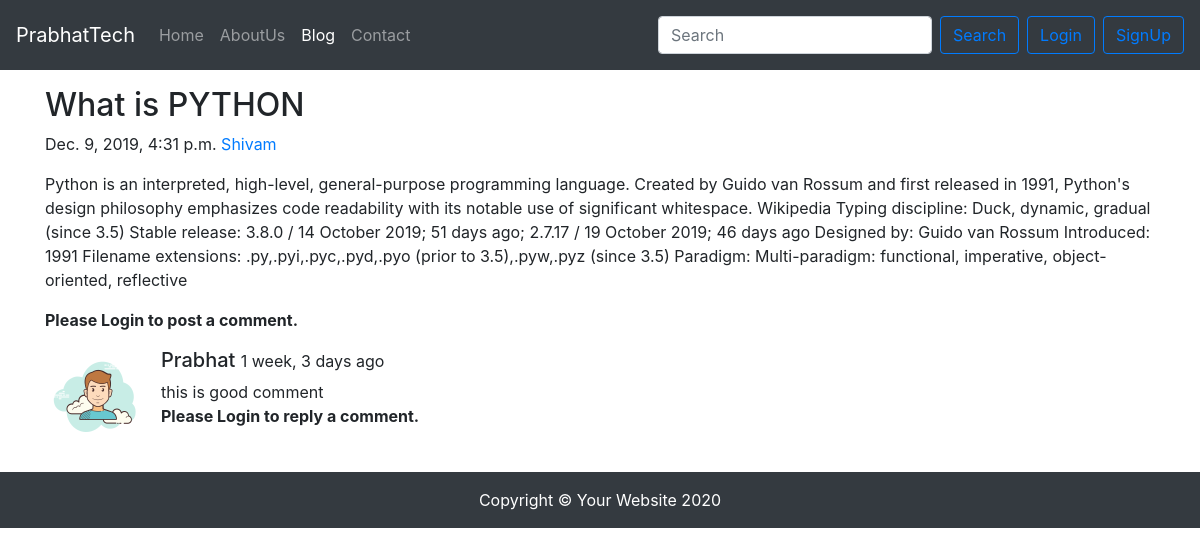
Screenshot of /blog/python-1 with the database file from the repository.
### blog/models.py (models this page shows, shortened)
class Post(models.Model):
    sno = models.AutoField(primary_key=True)
    title = models.CharField(max_length=500)
    content = models.TextField()
    author = models.CharField(max_length=100)
    slug =  models.CharField(max_length=130)
    timestamp = models.DateTimeField()

class BlogComment(models.Model):
    sno = models.AutoField(primary_key=True)
    comment = models.TextField()
    user = models.ForeignKey(User,on_delete=models.CASCADE)
    post = models.ForeignKey(Post, on_delete=models.CASCADE)
    parent = models.ForeignKey('self',on_delete=models.CASCADE, null=True)
    timestamp = models.DateTimeField(default=now)

### blog/views.py (the view)
# urls.py: path('<str:slug>',views.blogPost , name="blogPost" ),
def blogPost(request, slug):
    post = Post.objects.filter(slug=slug).first()
    comments = BlogComment.objects.filter(post=post, parent=None)
    replies = BlogComment.objects.filter(post=post).exclude(parent=None)
    replyDict = {}
    for reply in replies:
        if reply.parent.sno not in replyDict.keys():
            replyDict[reply.parent.sno] = [reply]
        else:
            replyDict[reply.parent.sno].append(reply)
    print(replyDict)
    context = {'post':post, 'comments':comments, 'user':request.user,'replyDict':replyDict,'replies':replies}
    return render(request,'blog/blogPost.html', context)

### blog/templatetags/extras.py (called while the page is built)
@register.filter(name='get_val')
def get_val(dict,key):
    return dict.get(key)

### templates/blog/blogPost.html (shortened to what this page needs)
{% extends 'base.html' %}
{% block blogactive %} active {% endblock %}
{% block body %}
{% load humanize %}
{% load extras %}
  <div class="container my-3">
          <h2 class="blog-post-title">{{post.title}}</h2>
          <p class="blog-post-meta">{{post.timestamp}} <a href="/about">{{post.author}}</a></p>
          <p>{{post.content}}</p>
        </div>
        <div class="container">
        {% if user.is_authenticated %}
          <div class="card my-4">
            <h5 class="card-header">Leave a Comment:</h5>
            <div class="card-body">
              <form action="/blog/postComment" method="post">
                {% csrf_token %}
                  <input type="hidden" name="postSno" value="{{post.sno}}">
                <div class="form-group">
                  <textarea class="form-control" name="comment" rows="3"></textarea>
                </div>
                <button type="submit" class="btn btn-primary">Submit</button>
              </form>
            </div>
          </div>
          <h5 class="card-header my-4">Total Comment ({{comments.count}})</h5>
          <form >
          {% else %}
          <p><b>Please Login to post a comment.</b></p>
        {% endif %}
          {% for comment in comments %}
          <div class="media mb-4">
            <img class="d-flex mr-3 rounded-circle " src="../static/user.png" alt="" height="100px">
            <div class="media-body">
              <h5 class="mt-0">{{comment.user.username|title}} <small>{{comment.timestamp|naturaltime }}</small></h5>
              {{comment.comment}}
              {% if user.is_authenticated %}
                  <button class="btn btn-primary btn-sm" type="button" data-toggle="collapse"
                          data-target="#openReply_{{comment.sno}}" aria-expanded="false" aria-controls="collapseExample">
                          Add Reply </button>
                          {% else %}
                          <p><b>Please Login to reply a comment.</b></p>
                    {% endif %}
            </div>
          </div>
          {% endfor %}
        </div>
{% endblock body %}

### rows the page displays
Post: title "What is PYTHON", timestamp "Dec. 9, 2019, 4:31 p.m.", author "Shivam", content "Python is an interpreted, high-level, general-purpose programming language. Created by Guido van Rossum and first released in 1991, Python's design philosophy emphasizes code readability with its notable use of significant whitespace. Wikipedia Typing discipline: Duck, dynamic, gradual (since 3.5) Stable release: 3.8.0 / 14 October 2019; 51 days ago; 2.7.17 / 19 October 2019; 46 days ago Designed by: Guido van Rossum Introduced: 1991 Filename extensions: .py,.pyi,.pyc,.pyd,.pyo (prior to 3.5),.pyw,.pyz (since 3.5) Paradigm: Multi-paradigm: functional, imperative, object-oriented, reflective"
BlogComment: user.username "Prabhat", timestamp "1 week, 3 days ago", comment "this is good comment"
